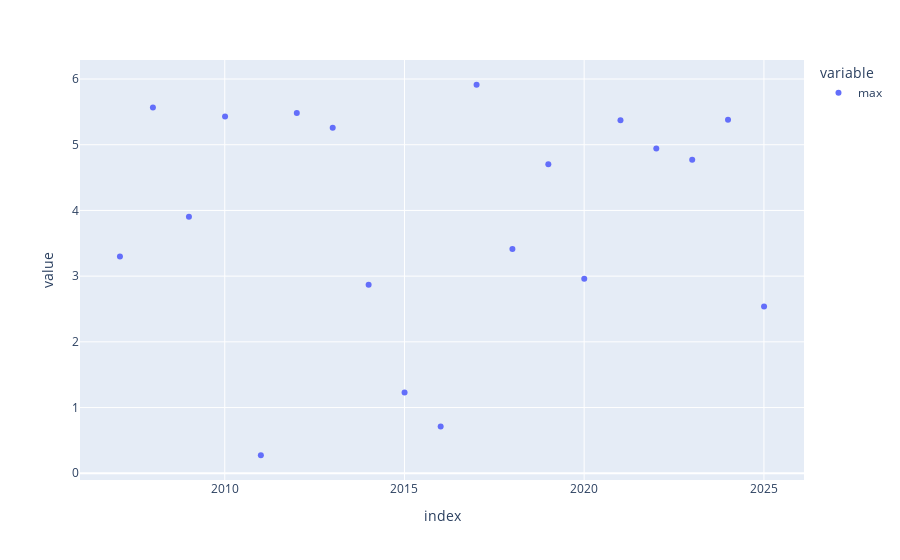

Notebook code cell kept with this figure:
### Code cell
px.scatter(pd.DataFrame(global_results).loc['max'])

### Figure 1 — Plotly figure (JSON) as saved in the notebook; plotly's stock layout.template omitted (floating-point values rounded to 4 significant figures)
{"data": [{"hovertemplate": "variable=max<br>index=%{x}<br>value=%{y}<extra></extra>", "legendgroup": "max", "marker": {"color": "#636efa", "symbol": "circle"}, "mode": "markers", "name": "max", "orientation": "v", "showlegend": true, "type": "scatter", "x": ["2007-02-01T00:00:00", "2008-01-02T00:00:00", "2009-01-02T00:00:00", "2010-01-04T00:00:00", "2011-01-03T00:00:00", "2012-01-03T00:00:00", "2013-01-02T00:00:00", "2014-01-02T00:00:00", "2015-01-02T00:00:00", "2016-01-04T00:00:00", "2017-01-03T00:00:00", "2018-01-02T00:00:00", "2019-01-02T00:00:00", "2020-01-02T00:00:00", "2021-01-04T00:00:00", "2022-01-03T00:00:00", "2023-01-03T00:00:00", "2024-01-02T00:00:00", "2025-01-02T00:00:00"], "xaxis": "x", "y": [3.299, 5.566, 3.902, 5.428, 0.2739, 5.483, 5.258, 2.87, 1.228, 0.7098, 5.913, 3.414, 4.703, 2.962, 5.373, 4.942, 4.771, 5.381, 2.537], "yaxis": "y"}], "layout": {"legend": {"title": {"text": "variable"}, "tracegroupgap": 0}, "margin": {"t": 60}, "xaxis": {"anchor": "y", "domain": [0, 1], "title": {"text": "index"}}, "yaxis": {"anchor": "x", "domain": [0, 1], "title": {"text": "value"}}}}
